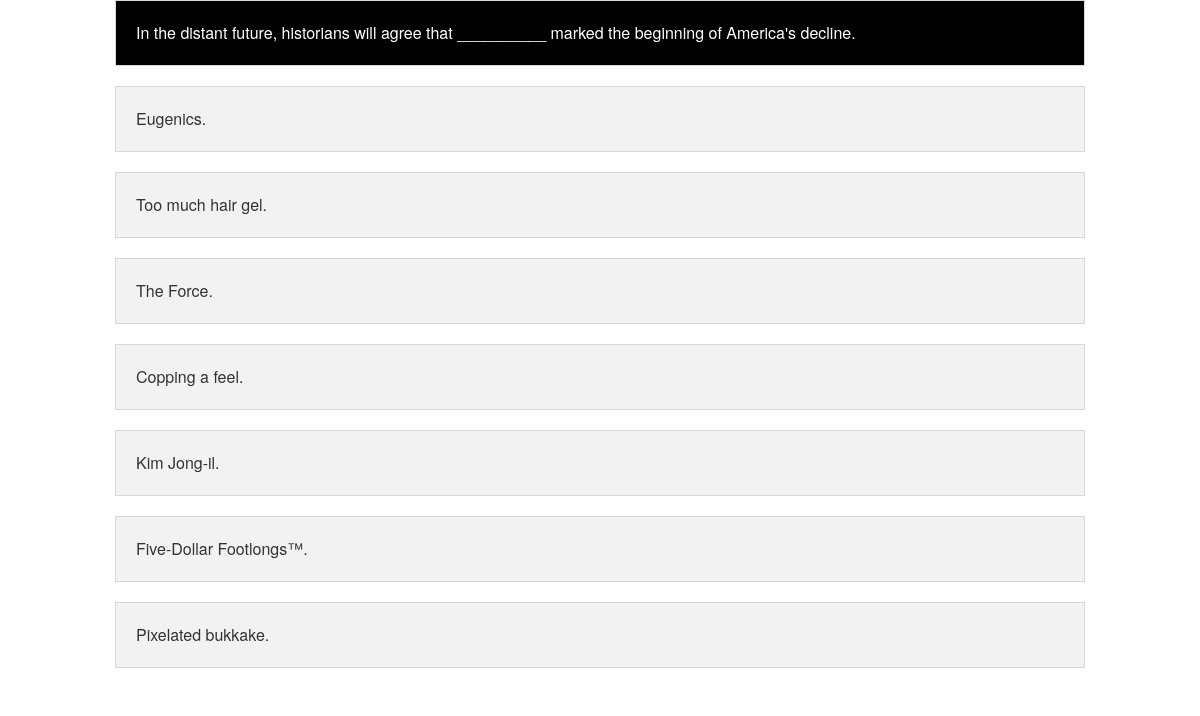
Screenshot of /play/ (signed in) with the database file from the repository.
### game/models.py (models this page shows)
class BlackCards(models.Model):
    id = models.AutoField(max_length="4", primary_key=True)
    text = models.TextField(max_length="200", default='')

class WhiteCards(models.Model):
    id = models.AutoField(max_length="4", primary_key=True)
    text = models.TextField(max_length="200", default='')

### game/views.py (the view, shortened to what this page needs)
# urls.py: url(r'^play/$', 'game.views.play'),
@login_required
def play(request):
    if len(WhiteCards.objects.all()) == 0 or len(BlackCards.objects.all()) == 0:
        return HttpResponse("Cards missing from database. <a href='/addCards/'>Add cards.</a>")
    played = Played.objects.filter(playerID = request.user.id).values_list('handID', flat=True)
    allHands = Hands.objects.exclude(id__in = played).exclude(numPlayed = NUM_CARDS_PER_ROUND)
    if len(allHands) == 0:
        return HttpResponse("No hands to choose from. <a href='/genHands/'>Generate hands.</a>")
    hand = allHands.order_by('-numPlayed').first()
    black = BlackCards.objects.filter(id=hand.bid)
    whiteIDs = HandWhites.objects.filter(handID = hand.id).values_list('wID', flat=True)
    whites = WhiteCards.objects.filter(id__in = whiteIDs).order_by('?')
    return render(request, "play.html", {"handID":hand.id, "black":black, "whites":whites})

### templates/play.html
{% extends "base.html" %}
{% block body %}
{% for b in black %}
<div class="row">
  <div class="medium-12 columns">
    <div class="panel blackcard">
      {{b.text}}
    </div>
  </div>
</div>
{% endfor %}
{% for w in whites %}
<div class="row">
  <div class="medium-12 columns">
    <a href="?h={{handID}}&w={{w.id}}">
      <div class="panel whitecard">
      {{w.text}}
      </div>
    </a>
  </div>
</div>
{% endfor %}
{% endblock %}

### templates/base.html (shortened to what this page needs)
<!doctype html>
<html class="no-js" lang="en">
  <head>
    <link rel="stylesheet" href="{{ STATIC_URL }}game/css/foundation.css" />
  </head>
  <body>
    {% block body %}{% endblock %}
  </body>
</html>

### templates/base.html (style rules this page uses)
.blackcard { background-color: #000; color: #FFF; }
.whitecard { width: 100%; text-align: left; }

### rows the page displays
BlackCards: text "In the distant future, historians will agree that __________ marked the beginning of America's decline."
WhiteCards: text "Eugenics."
WhiteCards: text "Too much hair gel."
WhiteCards: text "The Force."
WhiteCards: text "Copping a feel."
WhiteCards: text "Kim Jong-il."
WhiteCards: text "Five-Dollar Footlongs™."
WhiteCards: text "Pixelated bukkake."
